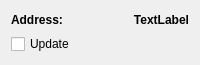
<?xml version="1.0" encoding="UTF-8"?>
<ui version="4.0">
 <class>DeviceItemWidget</class>
 <widget class="QWidget" name="DeviceItemWidget">
  <property name="geometry">
   <rect>
    <x>0</x>
    <y>0</y>
    <width>200</width>
    <height>65</height>
   </rect>
  </property>
  <property name="sizePolicy">
   <sizepolicy hsizetype="Expanding" vsizetype="Preferred">
    <horstretch>0</horstretch>
    <verstretch>0</verstretch>
   </sizepolicy>
  </property>
  <property name="maximumSize">
   <size>
    <width>16777215</width>
    <height>65</height>
   </size>
  </property>
  <property name="windowTitle">
   <string>Form</string>
  </property>
  <layout class="QVBoxLayout" name="verticalLayout">
   <item>
    <layout class="QHBoxLayout" name="horizontalLayout">
     <item>
      <widget class="QLabel" name="label">
       <property name="font">
        <font>
         <bold>true</bold>
        </font>
       </property>
       <property name="text">
        <string>Address:</string>
       </property>
      </widget>
     </item>
     <item>
      <widget class="QLabel" name="label_address">
       <property name="font">
        <font>
         <bold>true</bold>
        </font>
       </property>
       <property name="text">
        <string>TextLabel</string>
       </property>
       <property name="alignment">
        <set>Qt::AlignRight|Qt::AlignTrailing|Qt::AlignVCenter</set>
       </property>
      </widget>
     </item>
    </layout>
   </item>
   <item>
    <widget class="QCheckBox" name="checkBox_update">
     <property name="text">
      <string>Update</string>
     </property>
    </widget>
   </item>
  </layout>
 </widget>
 <resources/>
 <connections/>
</ui>
